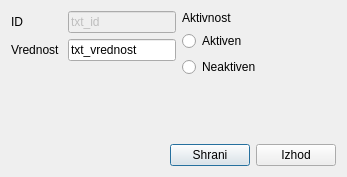
<?xml version="1.0" encoding="UTF-8"?>
<ui version="4.0">
 <class>sif_ddv</class>
 <widget class="QDialog" name="sif_ddv">
  <property name="windowModality">
   <enum>Qt::ApplicationModal</enum>
  </property>
  <property name="geometry">
   <rect>
    <x>0</x>
    <y>0</y>
    <width>347</width>
    <height>177</height>
   </rect>
  </property>
  <property name="windowTitle">
   <string>Uredi DDV</string>
  </property>
  <property name="windowIcon">
   <iconset>
    <normaloff>srcek.svg</normaloff>srcek.svg</iconset>
  </property>
  <layout class="QVBoxLayout" name="verticalLayout_3">
   <item>
    <layout class="QHBoxLayout" name="horizontalLayout_2">
     <item>
      <layout class="QVBoxLayout" name="verticalLayout_2">
       <item>
        <layout class="QGridLayout" name="gridLayout">
         <item row="1" column="0">
          <widget class="QLabel" name="lbl_vrednost">
           <property name="text">
            <string>Vrednost </string>
           </property>
          </widget>
         </item>
         <item row="0" column="0">
          <widget class="QLabel" name="lbl_id">
           <property name="text">
            <string>ID</string>
           </property>
          </widget>
         </item>
         <item row="1" column="1">
          <widget class="QLineEdit" name="txt_vrednost">
           <property name="text">
            <string>txt_vrednost</string>
           </property>
          </widget>
         </item>
         <item row="0" column="1">
          <widget class="QLineEdit" name="txt_id">
           <property name="enabled">
            <bool>false</bool>
           </property>
           <property name="text">
            <string>txt_id</string>
           </property>
          </widget>
         </item>
        </layout>
       </item>
       <item>
        <spacer name="verticalSpacer_2">
         <property name="orientation">
          <enum>Qt::Vertical</enum>
         </property>
         <property name="sizeHint" stdset="0">
          <size>
           <width>20</width>
           <height>40</height>
          </size>
         </property>
        </spacer>
       </item>
      </layout>
     </item>
     <item>
      <layout class="QVBoxLayout" name="verticalLayout">
       <item>
        <widget class="QLabel" name="lbl_aktivnost">
         <property name="text">
          <string>Aktivnost</string>
         </property>
        </widget>
       </item>
       <item>
        <widget class="QRadioButton" name="rb_aktiven">
         <property name="text">
          <string>Aktiven</string>
         </property>
        </widget>
       </item>
       <item>
        <widget class="QRadioButton" name="rb_neaktiven">
         <property name="text">
          <string>Neaktiven</string>
         </property>
        </widget>
       </item>
       <item>
        <spacer name="verticalSpacer_3">
         <property name="orientation">
          <enum>Qt::Vertical</enum>
         </property>
         <property name="sizeHint" stdset="0">
          <size>
           <width>20</width>
           <height>40</height>
          </size>
         </property>
        </spacer>
       </item>
      </layout>
     </item>
     <item>
      <spacer name="horizontalSpacer_2">
       <property name="orientation">
        <enum>Qt::Horizontal</enum>
       </property>
       <property name="sizeHint" stdset="0">
        <size>
         <width>40</width>
         <height>20</height>
        </size>
       </property>
      </spacer>
     </item>
    </layout>
   </item>
   <item>
    <spacer name="verticalSpacer">
     <property name="orientation">
      <enum>Qt::Vertical</enum>
     </property>
     <property name="sizeHint" stdset="0">
      <size>
       <width>20</width>
       <height>18</height>
      </size>
     </property>
    </spacer>
   </item>
   <item>
    <layout class="QHBoxLayout" name="horizontalLayout">
     <item>
      <spacer name="horizontalSpacer">
       <property name="orientation">
        <enum>Qt::Horizontal</enum>
       </property>
       <property name="sizeHint" stdset="0">
        <size>
         <width>40</width>
         <height>20</height>
        </size>
       </property>
      </spacer>
     </item>
     <item>
      <widget class="QPushButton" name="btn_sprejmi">
       <property name="text">
        <string>Shrani</string>
       </property>
      </widget>
     </item>
     <item>
      <widget class="QPushButton" name="btn_izhod">
       <property name="text">
        <string>Izhod</string>
       </property>
      </widget>
     </item>
    </layout>
   </item>
  </layout>
 </widget>
 <resources/>
 <connections/>
</ui>
